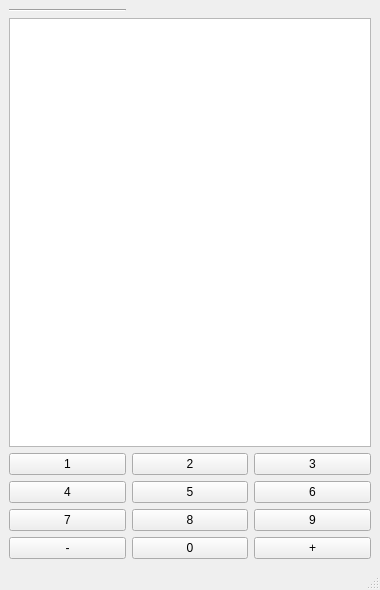
<?xml version="1.0" encoding="UTF-8"?>
<ui version="4.0">
 <class>MainWindow</class>
 <widget class="QMainWindow" name="MainWindow">
  <property name="geometry">
   <rect>
    <x>0</x>
    <y>0</y>
    <width>380</width>
    <height>590</height>
   </rect>
  </property>
  <property name="minimumSize">
   <size>
    <width>380</width>
    <height>590</height>
   </size>
  </property>
  <property name="maximumSize">
   <size>
    <width>380</width>
    <height>590</height>
   </size>
  </property>
  <property name="windowTitle">
   <string>MainWindow</string>
  </property>
  <property name="documentMode">
   <bool>false</bool>
  </property>
  <widget class="QWidget" name="centralwidget">
   <layout class="QGridLayout" name="gridLayout">
    <item row="0" column="0">
     <widget class="Line" name="line">
      <property name="orientation">
       <enum>Qt::Horizontal</enum>
      </property>
     </widget>
    </item>
    <item row="4" column="0">
     <widget class="QPushButton" name="pushButton_2">
      <property name="text">
       <string>1</string>
      </property>
     </widget>
    </item>
    <item row="7" column="2">
     <widget class="QPushButton" name="pushButton">
      <property name="text">
       <string>9</string>
      </property>
     </widget>
    </item>
    <item row="7" column="0">
     <widget class="QPushButton" name="pushButton_9">
      <property name="text">
       <string>7</string>
      </property>
     </widget>
    </item>
    <item row="6" column="2">
     <widget class="QPushButton" name="pushButton_8">
      <property name="text">
       <string>6</string>
      </property>
     </widget>
    </item>
    <item row="4" column="1">
     <widget class="QPushButton" name="pushButton_5">
      <property name="text">
       <string>2</string>
      </property>
     </widget>
    </item>
    <item row="4" column="2">
     <widget class="QPushButton" name="pushButton_6">
      <property name="text">
       <string>3</string>
      </property>
     </widget>
    </item>
    <item row="6" column="1">
     <widget class="QPushButton" name="pushButton_7">
      <property name="text">
       <string>5</string>
      </property>
     </widget>
    </item>
    <item row="7" column="1">
     <widget class="QPushButton" name="pushButton_4">
      <property name="text">
       <string>8</string>
      </property>
     </widget>
    </item>
    <item row="6" column="0">
     <widget class="QPushButton" name="pushButton_3">
      <property name="text">
       <string>4</string>
      </property>
     </widget>
    </item>
    <item row="8" column="0">
     <widget class="QPushButton" name="pushButton_10">
      <property name="text">
       <string>-</string>
      </property>
     </widget>
    </item>
    <item row="8" column="1">
     <widget class="QPushButton" name="pushButton_11">
      <property name="text">
       <string>0</string>
      </property>
     </widget>
    </item>
    <item row="8" column="2">
     <widget class="QPushButton" name="pushButton_12">
      <property name="text">
       <string>+</string>
      </property>
     </widget>
    </item>
    <item row="1" column="0" colspan="3">
     <layout class="QHBoxLayout" name="horizontalLayout">
      <item>
       <widget class="QListWidget" name="listWidget"/>
      </item>
     </layout>
    </item>
   </layout>
  </widget>
  <widget class="QStatusBar" name="statusbar"/>
 </widget>
 <resources/>
 <connections/>
</ui>
